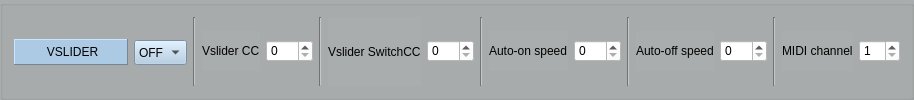
    <widget class="QGroupBox" name="formGroupBox_2">
     <property name="sizePolicy">
      <sizepolicy hsizetype="Expanding" vsizetype="Preferred">
       <horstretch>0</horstretch>
       <verstretch>0</verstretch>
      </sizepolicy>
     </property>
     <property name="styleSheet">
      <string notr="true">background-color: rgb(170, 173, 173);</string>
     </property>
     <layout class="QHBoxLayout" name="horizontalLayout_3">
      <item>
       <widget class="QLabel" name="label_DAELECTRONICS_7">
        <property name="sizePolicy">
         <sizepolicy hsizetype="Fixed" vsizetype="Minimum">
          <horstretch>0</horstretch>
          <verstretch>0</verstretch>
         </sizepolicy>
        </property>
        <property name="minimumSize">
         <size>
          <width>114</width>
          <height>26</height>
         </size>
        </property>
        <property name="maximumSize">
         <size>
          <width>125</width>
          <height>24</height>
         </size>
        </property>
        <property name="styleSheet">
         <string notr="true">background-color: rgb(172, 202, 227);</string>
        </property>
        <property name="frameShape">
         <enum>QFrame::Panel</enum>
        </property>
        <property name="frameShadow">
         <enum>QFrame::Raised</enum>
        </property>
        <property name="text">
         <string>&lt;html&gt;&lt;head/&gt;&lt;body&gt;&lt;p align=&quot;center&quot;&gt;VSLIDER&lt;/p&gt;&lt;/body&gt;&lt;/html&gt;</string>
        </property>
       </widget>
      </item>
      <item>
       <widget class="QComboBox" name="onoffVslider">
        <property name="minimumSize">
         <size>
          <width>0</width>
          <height>25</height>
         </size>
        </property>
        <property name="maximumSize">
         <size>
          <width>65</width>
          <height>22</height>
         </size>
        </property>
        <property name="styleSheet">
         <string notr="true">background-color: rgb(172, 202, 227);</string>
        </property>
        <item>
         <property name="text">
          <string>OFF</string>
         </property>
        </item>
        <item>
         <property name="text">
          <string>ON</string>
         </property>
        </item>
       </widget>
      </item>
      <item>
       <widget class="Line" name="line_26">
        <property name="orientation">
         <enum>Qt::Vertical</enum>
        </property>
       </widget>
      </item>
      <item>
       <widget class="QLabel" name="label_VSLIDERCC_3">
        <property name="sizePolicy">
         <sizepolicy hsizetype="Fixed" vsizetype="Preferred">
          <horstretch>0</horstretch>
          <verstretch>0</verstretch>
         </sizepolicy>
        </property>
        <property name="maximumSize">
         <size>
          <width>130</width>
          <height>40</height>
         </size>
        </property>
        <property name="text">
         <string>Vslider CC</string>
        </property>
       </widget>
      </item>
      <item>
       <widget class="QSpinBox" name="spinBox_VSLID_EXPPED_3">
        <property name="sizePolicy">
         <sizepolicy hsizetype="Fixed" vsizetype="Fixed">
          <horstretch>0</horstretch>
          <verstretch>0</verstretch>
         </sizepolicy>
        </property>
        <property name="maximumSize">
         <size>
          <width>60</width>
          <height>16777215</height>
         </size>
        </property>
        <property name="styleSheet">
         <string notr="true">background-color: rgb(255, 255, 255);</string>
        </property>
        <property name="maximum">
         <number>127</number>
        </property>
       </widget>
      </item>
      <item>
       <widget class="Line" name="line_28">
        <property name="orientation">
         <enum>Qt::Vertical</enum>
        </property>
       </widget>
      </item>
      <item>
       <widget class="QLabel" name="label_VSLIDERSWCC_3">
        <property name="sizePolicy">
         <sizepolicy hsizetype="Fixed" vsizetype="Preferred">
          <horstretch>0</horstretch>
          <verstretch>0</verstretch>
         </sizepolicy>
        </property>
        <property name="maximumSize">
         <size>
          <width>130</width>
          <height>16777215</height>
         </size>
        </property>
        <property name="text">
         <string>Vslider SwitchCC</string>
        </property>
       </widget>
      </item>
      <item>
       <widget class="QSpinBox" name="spinBox_VSLIDSWITCH_3">
        <property name="sizePolicy">
         <sizepolicy hsizetype="Fixed" vsizetype="Fixed">
          <horstretch>0</horstretch>
          <verstretch>0</verstretch>
         </sizepolicy>
        </property>
        <property name="maximumSize">
         <size>
          <width>60</width>
          <height>16777215</height>
         </size>
        </property>
        <property name="styleSheet">
         <string notr="true">background-color: rgb(255, 255, 255);</string>
        </property>
        <property name="maximum">
         <number>127</number>
        </property>
       </widget>
      </item>
      <item>
       <widget class="Line" name="line_27">
        <property name="orientation">
         <enum>Qt::Vertical</enum>
        </property>
       </widget>
      </item>
      <item>
       <widget class="QLabel" name="label_VSLIDERSPEEDOFF_3">
        <property name="sizePolicy">
         <sizepolicy hsizetype="Fixed" vsizetype="Preferred">
          <horstretch>0</horstretch>
          <verstretch>0</verstretch>
         </sizepolicy>
        </property>
        <property name="maximumSize">
         <size>
          <width>16777215</width>
          <height>40</height>
         </size>
        </property>
        <property name="text">
         <string>Auto-on speed</string>
        </property>
       </widget>
      </item>
      <item>
       <widget class="QSpinBox" name="spinBox_VSLIDAUTOON_3">
        <property name="sizePolicy">
         <sizepolicy hsizetype="Fixed" vsizetype="Fixed">
          <horstretch>0</horstretch>
          <verstretch>0</verstretch>
         </sizepolicy>
        </property>
        <property name="maximumSize">
         <size>
          <width>60</width>
          <height>16777215</height>
         </size>
        </property>
        <property name="styleSheet">
         <string notr="true">background-color: rgb(255, 255, 255);</string>
        </property>
        <property name="maximum">
         <number>255</number>
        </property>
       </widget>
      </item>
      <item>
       <widget class="Line" name="line_64">
        <property name="orientation">
         <enum>Qt::Vertical</enum>
        </property>
       </widget>
      </item>
      <item>
       <widget class="QLabel" name="label_VSLIDERSPEEDON_3">
        <property name="sizePolicy">
         <sizepolicy hsizetype="Fixed" vsizetype="Preferred">
          <horstretch>0</horstretch>
          <verstretch>0</verstretch>
         </sizepolicy>
        </property>
        <property name="maximumSize">
         <size>
          <width>16777215</width>
          <height>40</height>
         </size>
        </property>
        <property name="text">
         <string>Auto-off speed</string>
        </property>
       </widget>
      </item>
      <item>
       <widget class="QSpinBox" name="spinBox_VSLIDAUTOFF_3">
        <property name="sizePolicy">
         <sizepolicy hsizetype="Fixed" vsizetype="Fixed">
          <horstretch>0</horstretch>
          <verstretch>0</verstretch>
         </sizepolicy>
        </property>
        <property name="maximumSize">
         <size>
          <width>60</width>
          <height>16777215</height>
         </size>
        </property>
        <property name="styleSheet">
         <string notr="true">background-color: rgb(255, 255, 255);</string>
        </property>
        <property name="maximum">
         <number>255</number>
        </property>
       </widget>
      </item>
      <item>
       <widget class="Line" name="line_65">
        <property name="orientation">
         <enum>Qt::Vertical</enum>
        </property>
       </widget>
      </item>
      <item>
       <widget class="QLabel" name="label_VSLIDERMIDICH_3">
        <property name="sizePolicy">
         <sizepolicy hsizetype="Fixed" vsizetype="Preferred">
          <horstretch>0</horstretch>
          <verstretch>0</verstretch>
         </sizepolicy>
        </property>
        <property name="maximumSize">
         <size>
          <width>16777215</width>
          <height>40</height>
         </size>
        </property>
        <property name="text">
         <string>MIDI channel</string>
        </property>
       </widget>
      </item>
      <item>
       <widget class="QSpinBox" name="spinBox_VSLIDMIDCH_3">
        <property name="sizePolicy">
         <sizepolicy hsizetype="Fixed" vsizetype="Fixed">
          <horstretch>0</horstretch>
          <verstretch>0</verstretch>
         </sizepolicy>
        </property>
        <property name="maximumSize">
         <size>
          <width>60</width>
          <height>16777215</height>
         </size>
        </property>
        <property name="styleSheet">
         <string notr="true">background-color: rgb(255, 255, 255);</string>
        </property>
        <property name="minimum">
         <number>1</number>
        </property>
        <property name="maximum">
         <number>16</number>
        </property>
       </widget>
      </item>
     </layout>
    </widget>
